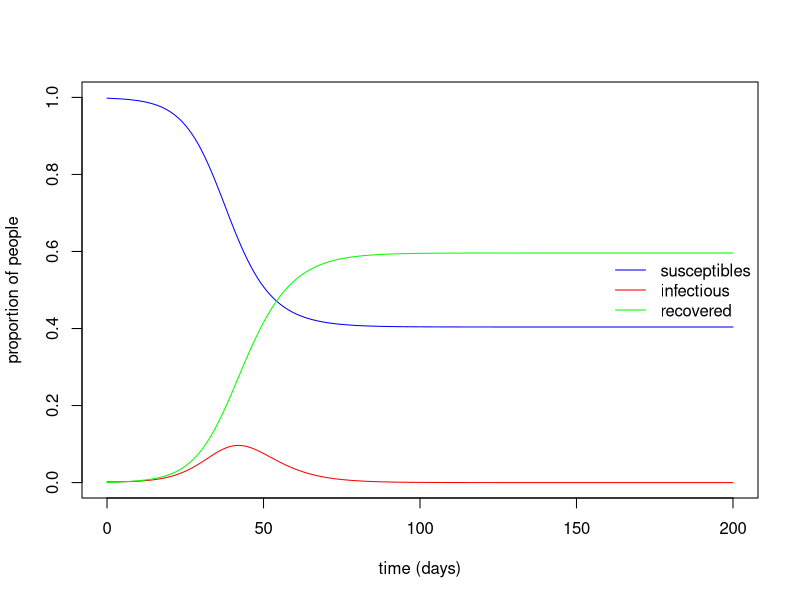
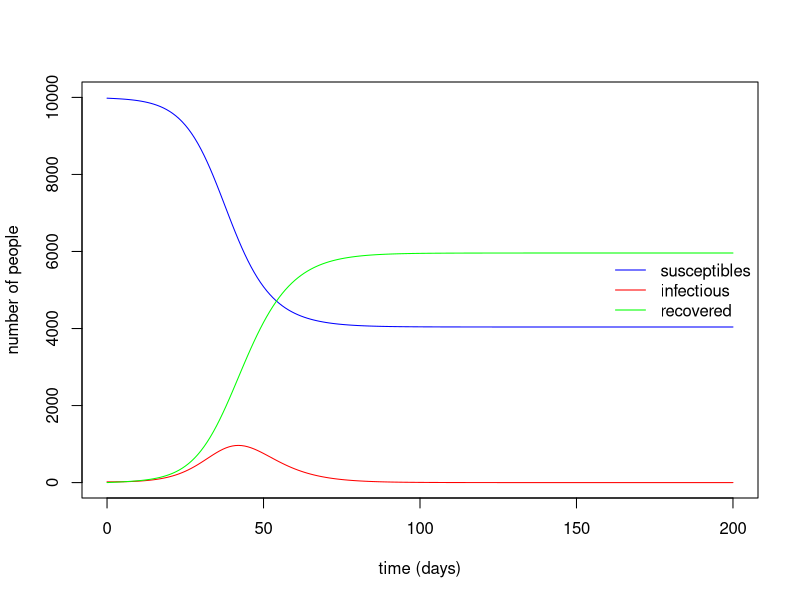

Here is the R script that generated these plots, in order:
library(deSolve)

NE_derv <- function(time, x, parameters) {
  with(as.list(c(x, parameters)), {
    x1 <- -rr*x[2]*x[1] 
    x2 <-  rr*x[3]*x[2]*x[1]*calc_g2(lam,x[1])/calc_g1(lam,x[1])-rr*x[2]*(1-x[2])-x[2]*mm+pp*(x[5]-x[2])
    x3 <-  rr*x[3]*x[2]*(1-x[1]*calc_g2(lam,x[1])/calc_g1(lam,x[1]))+pp*(x[1]*calc_g1(lam,x[1])/calc_g1(lam,1)-x[3])
    x4 <- -rr*x[2]*x[1]*calc_g1(lam,x[1]) 
    x5 <- -mm*x[5]+rr*x[2]*(x[1]**2*calc_g2(lam,x[1])+x[1]*calc_g1(lam,x[1])/calc_g1(lam,1)) 
    x6 <- rr*x[2]*x[1]*calc_g1(lam,x[1])-mm*x[6]
    return(list(c(x1,x2, x3, x4, x5, x6)))
  })
}

calc_g <- function(lamda, x)(0 + 0.5*x + 0*x**2 + 0.5*x**3)

calc_g1 <- function(lamda, x) ( 0.5 + 2*0*x + 3*0.5*x**2)

calc_g2 <- function(lamda, x)(3*0.5*2*x)

lamda = 2.5
r = 0.2
mu = 0.2
ro = 0.2
epsilon = 0.001
time = seq(0,200)

parameters_values <- c(
  lam = lamda,
  rr = r,
  mm = mu,
  pp = ro,
  calc_g = calc_g, 
  calc_g1 = calc_g1, 
  calc_g2 = calc_g2
)

initial_vals <- c(x1 = 1 - epsilon, # proportion susceptible at start
                  x2 = epsilon / (1 - epsilon), #
                  x3 = (1 - 2*epsilon)/(1 - epsilon), #
                  x4 =calc_g(lamda, 1 - epsilon), #
                  x5 = epsilon, #
                  x6 = 1 - calc_g(lamda, 1- epsilon) )

sir_values_1 <- ode(
  y = initial_vals,
  times = time,
  func = NE_derv,
  parms = parameters_values 
)

sir_values_1 <- as.data.frame(sir_values_1)

with(sir_values_1, {
  # plotting the time series of susceptibles:
  plot(time, x4, type = "l", col = "blue",
       xlab = "time (days)", ylab = "proportion of people",
       ylim = c(0,1))
  # adding the time series of infectious:
  lines(time, x6, col = "red")
  # adding the time series of recovered:
  lines(time, 1 - (x4+x6), col = "green")
  
  # adding a legend:
  legend("right", c("susceptibles", "infectious", "recovered"),
         col = c("blue", "red", "green"), lty = 1, bty = "n")
  
})


sir_values_2 <- sir_values_1 * 10000
sir_values_2$time <- sir_values_1$time

with(sir_values_2, {
  # plotting the time series of susceptibles:
  plot(time, x4, type = "l", col = "blue",
       xlab = "time (days)", ylab = "number of people",
       ylim = c(0,10000))
  # adding the time series of infectious:
  lines(time, x6, col = "red")
  # adding the time series of recovered:
  lines(time, 10000 - (x4+x6), col = "green")
  
  # adding a legend:
  legend("right", c("susceptibles", "infectious", "recovered"),
         col = c("blue", "red", "green"), lty = 1, bty = "n")
  
})
